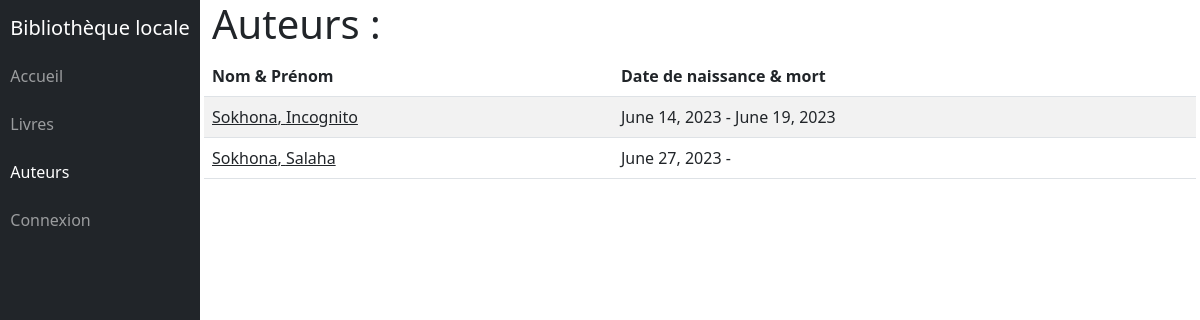
The app's page /catalog/authors/, older data.
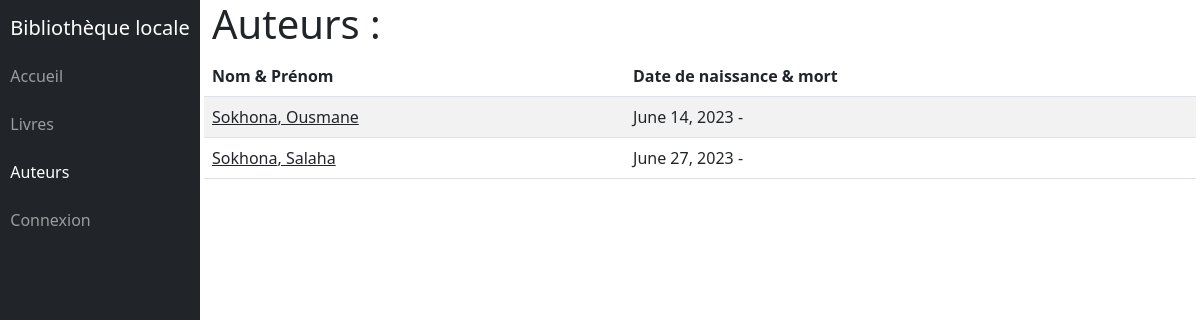
The same page, newer data.
### catalog/models.py (models this page shows, shortened)
class Author(models.Model):
    first_name = models.CharField(max_length=100)
    last_name = models.CharField(max_length=100)
    date_of_birth = models.DateField(null=True, blank=True)
    date_of_death = models.DateField('Died', null=True, blank=True)
    class Meta:
        ordering = ['last_name', 'first_name']
    def get_absolute_url(self):
        return reverse('author-detail', args=[str(self.id)])

### catalog/views.py (the view)
# urls.py: path('authors/', views.AuthorListView.as_view(), name='authors'),
class AuthorListView(generic.ListView):
    model = Author
    context_object_name = 'authors_list'  # your own name for the list as a template variable
    queryset = Author.objects.all().order_by('-id')
    paginate_by = 10
    template_name = 'authors/authors_list.html'

### catalog/templates/authors/authors_list.html (shortened to what this page needs)
{% extends "base_generic.html" %}
{% block css %}
{% load static %}
<link rel="stylesheet" href="{% static 'css/books_authors_list.css' %}">
{% endblock %}
{% block content %}
<h1>Auteurs :</h1>
{% if authors_list %}
<table class="table table-striped">
  <thead>
    <tr>
      <th scope="col">Nom & Prénom</th>
      <th scope="col">Date de naissance & mort</th>
    </tr>
  </thead>
  <tbody>
    {% for author in authors_list %}
    <tr>
      <td><a href="{{ author.get_absolute_url }}">{{ author.last_name }}, {{ author.first_name }}</a></td>
      <td>{{ author.date_of_birth }} - {{ author.date_of_death|default:'' }}</td>
    </tr>
    {% endfor %}
  </tbody>
</table>
{% else %}
<p>There are no authors in the library.</p>
{% endif %}
{% endblock %}

Row changes from the older to the newer data that the page shows:
changed Author: first_name "Incognito" → "Ousmane"; date_of_death "June 19, 2023" → (not shown)
